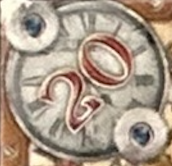
#> input picture top_left.jpg, 172 x 166 px, given in place of uncropped_board.jpg, which was not available
$ python detect_board.py
#> lines starting #> are read from the running program, lines starting #| are printed output that depends on the picture; pictures that were not available may be replaced by others from this repository, and a replacement may not be noted
import cv2 as cv
from matplotlib import pyplot as plt

"""
THIS IS NOT FUNCTIONAL. We tried to use this implementation
adapted from the OpenCV template matching tutorial to automate
our image cropping process, but we were unsuccessful.

We attempted to recognize the corners of the board to pass into a
perspective cropping function. Unfortunately, this implementation
did come close to recognizing any of the corners of our game
board. We have left this here for future additions on this project.
"""

img = cv.imread('uncropped_board.jpg', cv.IMREAD_GRAYSCALE)
#> img: shape (166, 172); min 9, max 253, mean 157.9
img2 = img.copy()

temp = cv.imread('bottom_left.jpg', cv.IMREAD_GRAYSCALE)
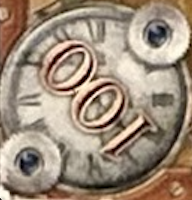
#> input picture bottom_left.jpg, 192 x 200 px
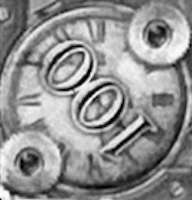
#> temp: shape (200, 192); min 0, max 253, mean 143.9
template = cv.resize(temp, (100, 100))
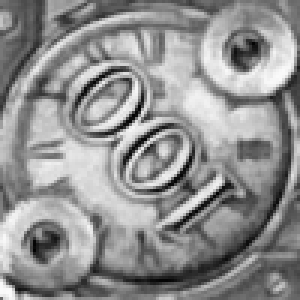
#> template: shape (100, 100) (shown 3 times larger); min 2, max 250, mean 143.8
w, h = template.shape[::-1]
#> w = 100; h = 100
# All the 6 methods for comparison in a list
methods = ['cv.TM_CCOEFF', 'cv.TM_CCOEFF_NORMED', 'cv.TM_CCORR',
            'cv.TM_CCORR_NORMED', 'cv.TM_SQDIFF', 'cv.TM_SQDIFF_NORMED']
for meth in methods:
    img = img2.copy()
    method = eval(meth)
    # Apply template Matching
    res = cv.matchTemplate(img,template,method)
    min_val, max_val, min_loc, max_loc = cv.minMaxLoc(res)
    # If the method is TM_SQDIFF or TM_SQDIFF_NORMED, take minimum
    if method in [cv.TM_SQDIFF, cv.TM_SQDIFF_NORMED]:
        top_left = min_loc
    else:
        top_left = max_loc
    print(top_left[0])
    #print(top_left[1])
    bottom_right = (top_left[0] + w, top_left[1] + h)
    # Specify a bright pink color (you can adjust the values for brightness)
    bright_pink = (255, 182, 193)

    # Draw a thick rectangle with bright pink color
    cv.rectangle(img, top_left, bottom_right, color=bright_pink, thickness=10)
    plt.imshow(img)

    plt.title('Detected Point'), plt.xticks([]), plt.yticks([])
    plt.suptitle(meth)
    plt.show()
#> this loop made 6 passes
#> (min_val, max_val, min_loc, top_left, bottom_right) on passes 1 to 4: (-3199713, 3401240.8, (60, 24), (30, 12), (130, 112)), (-0.13, 0.137, (60, 24), (30, 12), (130, 112)), (217576256, 247801856, (70, 66), (6, 1), (106, 101)), (0.888, 0.916, (72, 31), (31, 12), (131, 112))
#> (min_val, max_val, max_loc, top_left, bottom_right) on passes 5 to 6: (45963996, 59785440, (45, 16), (0, 49), (100, 149)), (0.183, 0.23, (72, 31), (0, 49), (100, 149))
#| 30
#| 30
#| 6
#| 31
#| 0
#| 0
#> pass 1, `res = cv.matchTemplate(img,template,method)`:
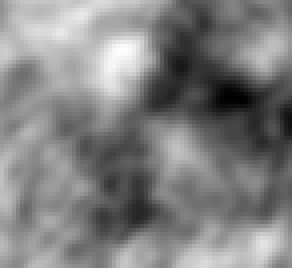
#> res: shape (67, 73) float32 (shown 4 times larger); min -3199713, max 3401240.8, mean 148414.2; drawn with min black and max white
#> pass 1, `plt.show()`:
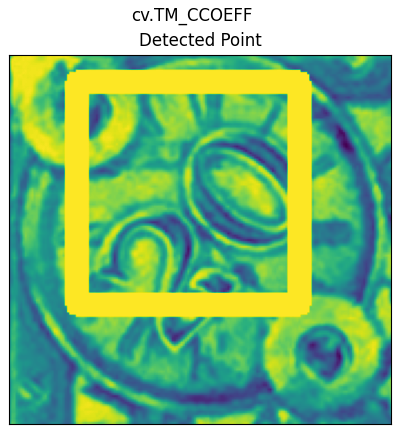
#> figure drawn by matplotlib, 1 panel
#> after the loop:
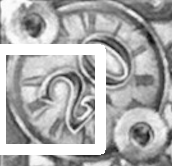
#> img: shape (166, 172); min 9, max 255, mean 172.4
#> after the loop:
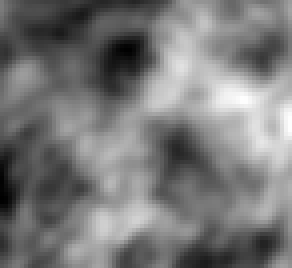
#> res: shape (67, 73) float32 (shown 4 times larger); min 0.183, max 0.23, mean 0.205; drawn with min black and max white
